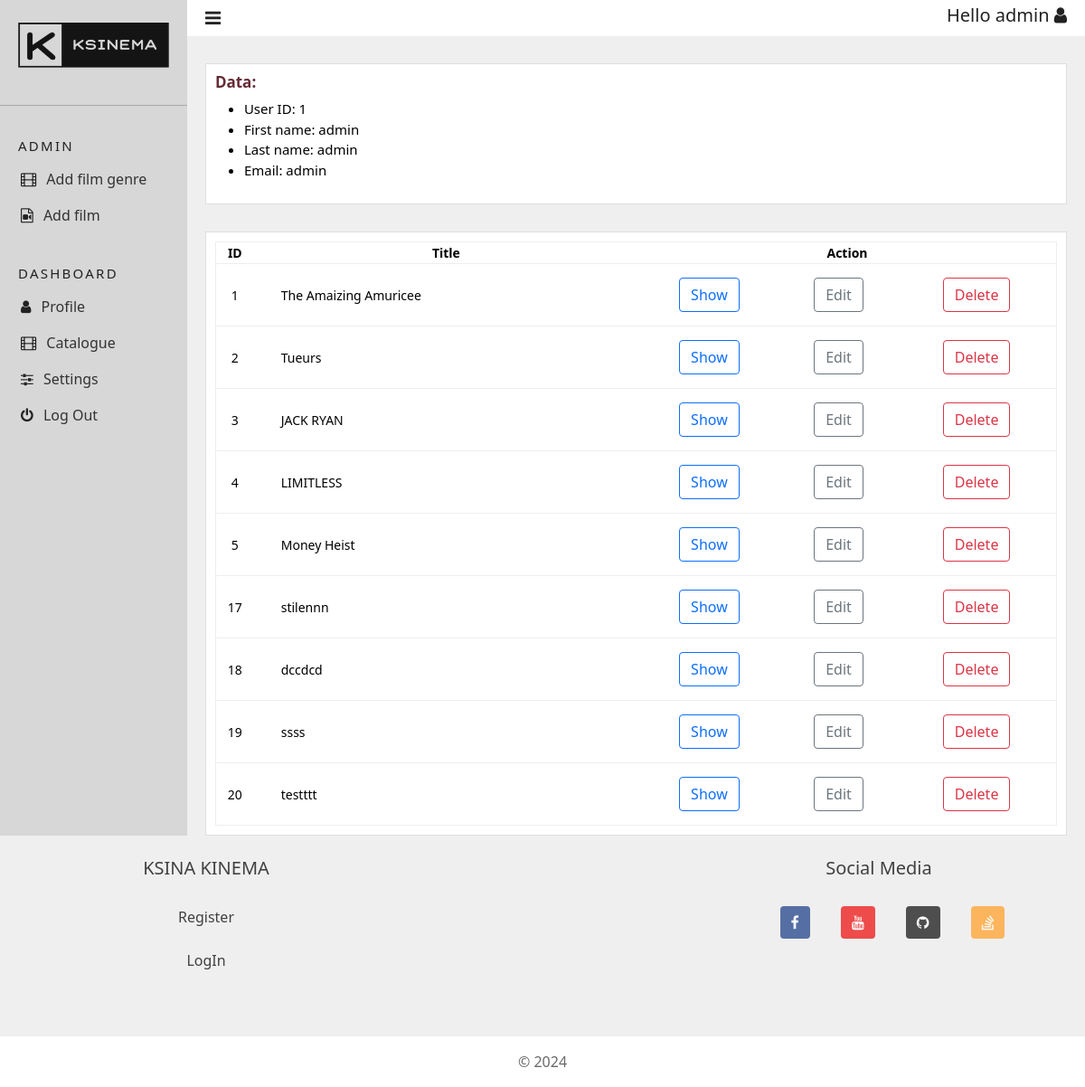
Screenshot of /admin/dashboard.php (signed in) with the database file from the repository.
### tables this page shows
CREATE TABLE `film` (
  `id` bigint(20) UNSIGNED NOT NULL,
  `title` varchar(32) NOT NULL,
  `production` date DEFAULT NULL,
  `duration` smallint(5) UNSIGNED NOT NULL,
  `genre_id` bigint(20) UNSIGNED DEFAULT NULL,
  `price` smallint(5) UNSIGNED NOT NULL,
  `trailer` varchar(128) DEFAULT NULL,
  `poster` varchar(128) DEFAULT NULL,
  `video` varchar(128) NOT NULL
);

### src/admin/dashboard.php (the view, shortened to what this page needs)
<?php
require("../lib/connect.php");
require_once("../lib/header.php");
?>
<link rel="stylesheet" type="text/css" href="../resource/static/css/admin.css">
</head>
<body>
    <div class="container1">
        <div class="nav-bar" id="nav-bar">
            <a href="../index.php"><img class="logo" src="../resource/media/img/blackGold.png"></a>
            <hr class="hr-nav">
            <ul class="ul-nav">
                <li>
                    <h6>Admin</h6>
                </li>
                <li class="nav-li"><a href="add-film-genre.php"><i class="fa fa-film"></i> Add film genre</a></li>
                <li class="nav-li"><a href="add-film.php"><i class="fa fa-file-movie-o"></i> Add film</a></li>
                <li>
                    <h6>Dashboard</h6>
                </li>
                <li class="nav-li"><a href="./dashboard.php"><i class="fa fa-user"></i> Profile</a></li>
                <li class="nav-li"><a href="../index.php"><i class="fa fa-film"></i> Catalogue</a></li>
                <li class="nav-li"><a href="../user/reset.php"><i class="fa fa-sliders"></i> Settings</a></li>
                <li class="nav-li"><a href="../logout.php"><i class="fa fa-power-off"></i> Log Out</a></li>
            </ul>
        </div>
        <div class="container2" id="container2">
            <div class="logout-nav" style="padding-top: 5px;">
                <a class="triger-b" href="javascript:void(0);" class="icon" onclick="myFunction()">
                    <i class="fa fa-bars"></i>
                </a>
                <h5 style="margin-bottom: 0;">
                    Hello <?php echo $_SESSION["first_name"] ?> <i class="fa fa-user"></i>
                </h5>
            </div>
            <div class="div-body">
                <h2>Data:</h2>
                <ul>
                    <li>User ID: <?php echo $_SESSION["user_id"] ?></li>
                    <li>First name: <?php echo $_SESSION["first_name"] ?></li>
                    <li>Last name: <?php echo $_SESSION["last_name"] ?></li>
                    <li>Email: <?php echo $_SESSION["email"] ?></li>
                </ul>
            </div>
            <div class="div-body">
                <table style="margin-top: 0;">
                    <thead>
                        <tr>
                            <th class="th-table">ID</th>
                            <th>Title</th>
                            <th colspan="3">Action</th>
                        </tr>
                    </thead>
                    <tbody>
                        <?php
                        $query = "select `film`.`id`, `film`.`title` from `film`;";
                        $res = mysqli_query($conn, $query);
                        if ($res) {
                            while ($arr = mysqli_fetch_assoc($res)) {
                                $id = $arr["id"];
                                $title = $arr["title"];
                                $show_path = "../film.php";
                                $edit_path = "../admin/edit-film.php";
                                $delete_path = "../admin/delete-film.php";
                        ?>
                                <tr>
                                    <td class="th-table"><?php echo $id; ?></td>
                                    <td class="left-th"><?php echo $title; ?></td>
                                    <td>
                                        <a class="btn btn-outline-primary" href=<?php printf("\"%s?id=%d\"", $show_path, $id); ?>>
                                            Show
                                        </a>
                                    </td>
                                    <td>
                                        <a class="btn btn-outline-secondary" href=<?php printf("\"%s?id=%d\"", $edit_path, $id); ?>>
                                            Edit
                                        </a>
                                    </td>
                                    <td>
                                        <a class="btn btn-outline-danger" href=<?php printf("\"%s?id=%d\"", $delete_path, $id); ?>>
                                            Delete
                                        </a>
                                    </td>
                                </tr>
                        <?php
                            }
                        }
                        ?>
                    </tbody>
                </table>
            </div>
        </div>
    </div>
    <?php
    require_once("../lib/footer.php");
    ?>
</body>
</html>

### src/resource/static/css/style.css (style rules this page uses)
.logo { position: sticky; width: 200px; height: 150px; }
.nav-li { border-left: 3px solid transparent; }

### src/resource/static/css/admin.css (style rules this page uses)
body { background-color: #efefef; color: #222; }
.container1 { display: flex; width: 100%; height: auto; min-height: 800px; }
.container2 { width: 100%; overflow-wrap: break-word; }
.container1 > div:nth-child(2) { flex-grow: 1; }
.nav-bar { background-color: #d7d7d7; width: 250px; }
.div-body { border: 1px solid #dedede; margin-top: 30px; background-color: #fff; overflow-wrap: break-word; color: #000; font-size: 15px; padding: 10px; }
.div-body table { width: 100%; text-align: center; margin-top: 30px; overflow-wrap: break-word; font-size: 20px; }
.div-body tr { margin-top: 20px; border: 1px solid #eeeeee; }
.div-body td { padding-bottom: 15px; padding-top: 15px; }
.div-body h2 { color: rgb(102, 43, 53); font-size: 17px; font-weight: bold; }
.div-body .left-th { text-align: left; padding-left: 30px; }
th, td { font-size: 14px; }
.container1 .div-body { margin-left: 20px; margin-right: 20px; }
.logout-nav { background-color: #fff; color: #222; margin: 0; width: 100%; text-align: right; padding-top: 10px; padding-right: 20px; height: 40px; }
.ul-nav { list-style-type: none; margin: 0 !important; padding: 0 !important; }
.ul-nav i { color: #222; margin-right: 7px; }
.ul-nav li a { display: block; color: #333; padding-left: 20px; padding-top: 8px; padding-bottom: 8px; text-decoration: none; }
.ul-nav h6 { text-transform: uppercase; letter-spacing: 0.15em; font-size: 15px; margin-top: 35px; color: #222; margin-left: 20px; }
.logo { height: 100px; width: 100%; padding: 20px; object-fit: contain; }
.logout-nav a { float: left; display: block; text-decoration: none; font-size: 20px; margin-left: 20px; color: #222; }

### rows the page displays
film: id "1", title "The Amaizing Amuricee"
film: id "2", title "Tueurs"
film: id "3", title "JACK RYAN"
film: id "4", title "LIMITLESS"
film: id "5", title "Money Heist"
film: id "17", title "stilennn"
film: id "18", title "dccdcd"
film: id "19", title "ssss"
film: id "20", title "testttt"

### other values shown
$_SESSION["first_name"] "admin"
$_SESSION["user_id"] "1"
$_SESSION["last_name"] "admin"
$_SESSION["email"] "admin"
